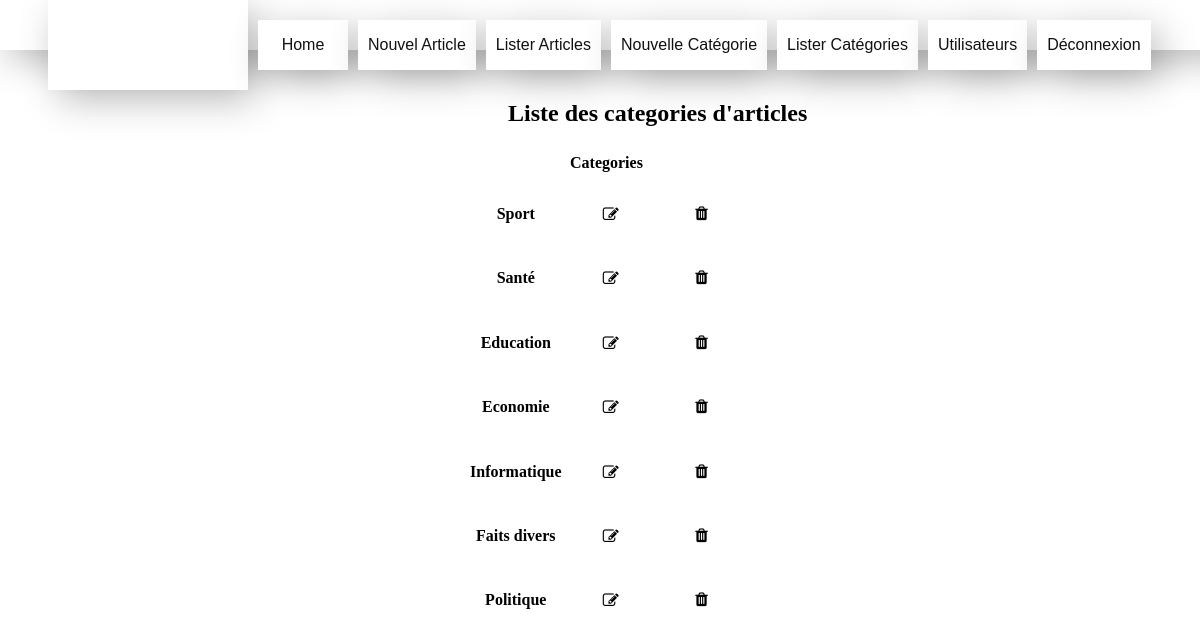
Page /Projet/Views/page_4.php?erreur=1 (signed in) on the committed database.
### tables this page shows
CREATE TABLE IF NOT EXISTS `categorie` (
  `id` int(11) NOT NULL AUTO_INCREMENT,
  `libelle` varchar(255) DEFAULT NULL,
  PRIMARY KEY (`id`)
);

### Projet/Controller/control4.php (called while the page is built)
<?php
require_once('../Modele/connect.php');
      require('../Modele/affichee.php');
?>

### Projet/Modele/tablo.php (the view, shortened to what this page needs)
<?php
if ($var9=="") {
  echo "string";
} else {
  ?>
  <tr height="30">
  <th><?php       echo $ca;?> </th>
  <th><button  onclick="Modif(<?php echo $var9;?>);" style="background-color: transparent;background-repeat: no-repeat;border: none;cursor: pointer;overflow: hidden;outline: none;"<i style="font-size:16px" class="fa">&#xf044;</i></button></th>
  <th><button  onclick="Confirm(<?php echo $var9;?>);" style="background-color: transparent;background-repeat: no-repeat;border: none;cursor: pointer;overflow: hidden;outline: none;"><i class="fa fa-trash" style="font-size:16px"></i></button></th>
  </tr>
<?php
}
 ?>

### Projet/Modele/affichee.php (shortened to what this page needs)
<?php
$rep=$bdd->query("SELECT * from categorie") or die(print_r($bdd->errorInfo()));
    while($done=$rep->fetch()){
    $var9=$done['id'];
    $ca=$done['libelle'];
    require('../Modele/tablo.php');
  }
?>

### Projet/Views/css/styles.css (style rules this page uses)
body { background-image: url(./images/img1.jpg); background-size: cover; }
button { position: relative; float: right; padding: .7rem 1.2rem; font-weight: 500; font-size: 16px; transition: all 0.3s ease-in-out; background: grey; border: solid 1px grey; box-shadow: inset 0 0 0 2px #ffffff; margin-right: 1em; }

### rows in the picture
categorie: libelle "Sport"
categorie: libelle "Santé"
categorie: libelle "Education"
categorie: libelle "Economie"
categorie: libelle "Informatique"
categorie: libelle "Faits divers"
categorie: libelle "Politique"
